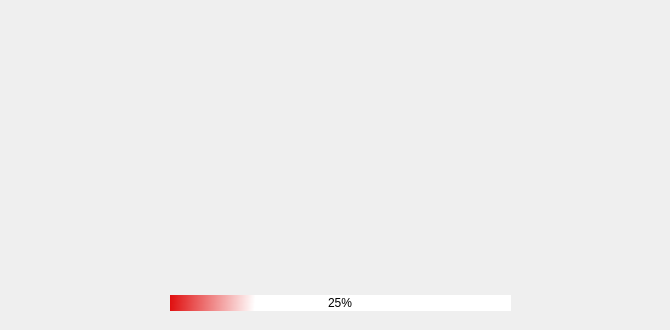
<?xml version="1.0" encoding="UTF-8"?>
<ui version="4.0">
 <class>Splash_Screen</class>
 <widget class="QMainWindow" name="Splash_Screen">
  <property name="enabled">
   <bool>true</bool>
  </property>
  <property name="geometry">
   <rect>
    <x>0</x>
    <y>0</y>
    <width>670</width>
    <height>330</height>
   </rect>
  </property>
  <property name="windowTitle">
   <string>SplashScreen</string>
  </property>
  <widget class="QWidget" name="centralwidget">
   <widget class="QProgressBar" name="progressBar">
    <property name="geometry">
     <rect>
      <x>170</x>
      <y>295</y>
      <width>341</width>
      <height>16</height>
     </rect>
    </property>
    <property name="styleSheet">
     <string notr="true">QProgressBar{
background-color: rgb(255, 255, 255);
color: rgb(0, 0, 0);
border-style:none;
border-radius:10px;
text-align:center;
}
QProgressBar::chunk{
border-radius:10px;
background-color: qlineargradient(spread:pad, x1:0, y1:0.511364, x2:1, y2:0.523, stop:0 rgba(224, 15, 15, 1), stop:1 rgba(224, 15, 15, 0));
}

</string>
    </property>
    <property name="value">
     <number>25</number>
    </property>
   </widget>
   <widget class="QLabel" name="label">
    <property name="geometry">
     <rect>
      <x>0</x>
      <y>0</y>
      <width>671</width>
      <height>331</height>
     </rect>
    </property>
    <property name="text">
     <string/>
    </property>
    <property name="pixmap">
     <pixmap>:/loadingScreen.png</pixmap>
    </property>
    <property name="scaledContents">
     <bool>true</bool>
    </property>
   </widget>
   <widget class="QLabel" name="label_2">
    <property name="geometry">
     <rect>
      <x>0</x>
      <y>0</y>
      <width>671</width>
      <height>331</height>
     </rect>
    </property>
    <property name="text">
     <string/>
    </property>
    <property name="pixmap">
     <pixmap resource="../Splash_Screen.qrc">:/Image/loadingScreen.png</pixmap>
    </property>
    <property name="scaledContents">
     <bool>true</bool>
    </property>
   </widget>
   <zorder>label_2</zorder>
   <zorder>label</zorder>
   <zorder>progressBar</zorder>
  </widget>
 </widget>
 <resources>
  <include location="../Splash_Screen.qrc"/>
 </resources>
 <connections/>
</ui>
